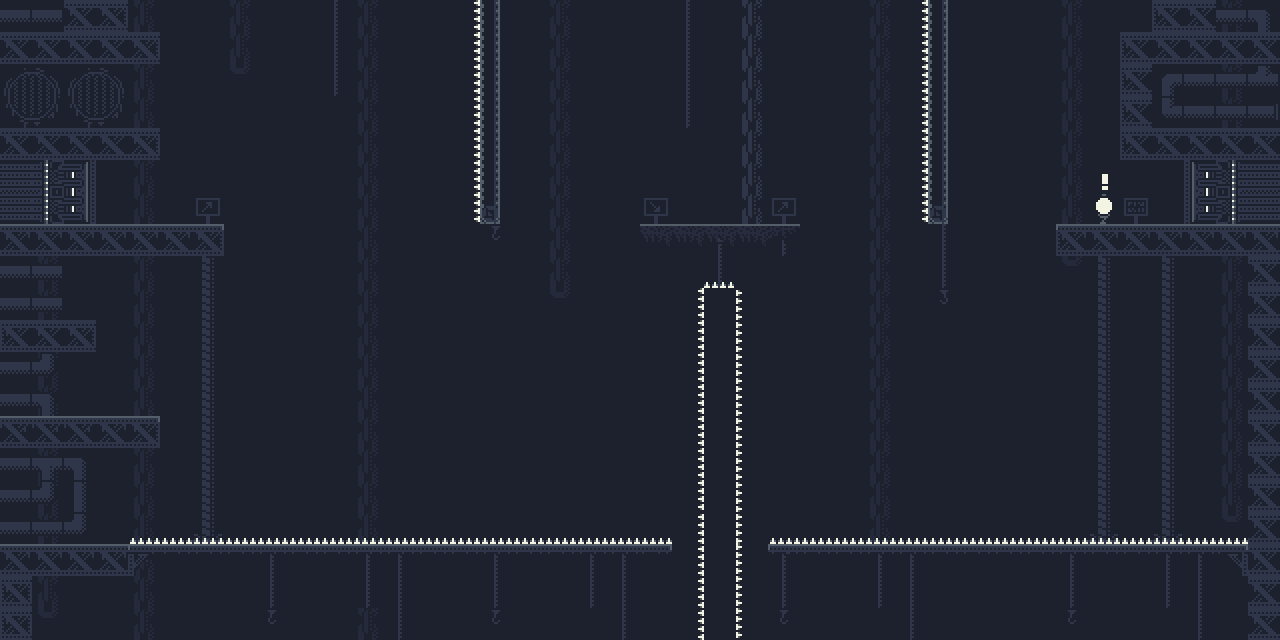

This game map was drawn from its Tiled (.tmx) file and the tilesets committed beside it. A one-line description and the full map source follow:
An orthogonal 40x20 tile map with 32x32 px tiles, 3 tile layers (Background, Ground, Foreground) and 3 objects (Spawn, Win).

<map version="1.10" tiledversion="1.12.1" orientation="orthogonal" renderorder="right-down" width="40" height="20" tilewidth="32" tileheight="32" infinite="0" backgroundcolor="#1d212d" nextlayerid="5" nextobjectid="8">
 <editorsettings>
  <export target="level9.json" format="json" />
 </editorsettings>
 <tileset firstgid="1" name="0x72-industrial-tileset-32px-extruded" tilewidth="32" tileheight="32" spacing="2" margin="1" tilecount="1024" columns="32">
  <image source="0x72-industrial-tileset-32px-extruded.png" width="1088" height="1088" />
  <tile id="5">
   <properties>
    <property name="collides" type="bool" value="true" />
   </properties>
  </tile>
  <tile id="12">
   <properties>
    <property name="collides" type="bool" value="true" />
   </properties>
  </tile>
  <tile id="13">
   <properties>
    <property name="collides" type="bool" value="true" />
   </properties>
  </tile>
  <tile id="14">
   <properties>
    <property name="collides" type="bool" value="true" />
   </properties>
  </tile>
  <tile id="15">
   <properties>
    <property name="collides" type="bool" value="true" />
   </properties>
  </tile>
  <tile id="19">
   <properties>
    <property name="collides" type="bool" value="true" />
   </properties>
  </tile>
  <tile id="20">
   <properties>
    <property name="collides" type="bool" value="true" />
   </properties>
  </tile>
  <tile id="21">
   <properties>
    <property name="collides" type="bool" value="true" />
   </properties>
  </tile>
  <tile id="32">
   <properties>
    <property name="collides" type="bool" value="true" />
   </properties>
  </tile>
  <tile id="33">
   <properties>
    <property name="collides" type="bool" value="true" />
   </properties>
  </tile>
  <tile id="34">
   <properties>
    <property name="collides" type="bool" value="true" />
   </properties>
  </tile>
  <tile id="35">
   <properties>
    <property name="collides" type="bool" value="true" />
   </properties>
  </tile>
  <tile id="36">
   <properties>
    <property name="collides" type="bool" value="true" />
   </properties>
  </tile>
  <tile id="37">
   <properties>
    <property name="collides" type="bool" value="true" />
   </properties>
  </tile>
  <tile id="38">
   <properties>
    <property name="collides" type="bool" value="true" />
   </properties>
  </tile>
  <tile id="39">
   <properties>
    <property name="collides" type="bool" value="true" />
   </properties>
  </tile>
  <tile id="40">
   <properties>
    <property name="collides" type="bool" value="true" />
   </properties>
  </tile>
  <tile id="41">
   <properties>
    <property name="collides" type="bool" value="true" />
   </properties>
  </tile>
  <tile id="42">
   <properties>
    <property name="collides" type="bool" value="true" />
   </properties>
  </tile>
  <tile id="43">
   <properties>
    <property name="collides" type="bool" value="true" />
   </properties>
  </tile>
  <tile id="52">
   <properties>
    <property name="collides" type="bool" value="true" />
   </properties>
  </tile>
  <tile id="53">
   <properties>
    <property name="collides" type="bool" value="true" />
    <property name="isPermanent" type="bool" value="true" />
   </properties>
  </tile>
  <tile id="76">
   <properties>
    <property name="collides" type="bool" value="true" />
    <property name="isSpike" type="bool" value="true" />
   </properties>
   <objectgroup draworder="index">
    <object id="5" x="2" y="26" width="30" height="6" />
   </objectgroup>
  </tile>
  <tile id="77">
   <properties>
    <property name="collides" type="bool" value="true" />
    <property name="isSpike" type="bool" value="true" />
   </properties>
  </tile>
  <tile id="78">
   <properties>
    <property name="collides" type="bool" value="true" />
    <property name="isSpike" type="bool" value="true" />
   </properties>
  </tile>
  <tile id="79">
   <properties>
    <property name="collides" type="bool" value="true" />
    <property name="isSpike" type="bool" value="true" />
   </properties>
  </tile>
  <tile id="84">
   <properties>
    <property name="collides" type="bool" value="true" />
   </properties>
  </tile>
  <tile id="85">
   <properties>
    <property name="collides" type="bool" value="true" />
   </properties>
  </tile>
  <tile id="86">
   <properties>
    <property name="collides" type="bool" value="true" />
   </properties>
  </tile>
  <tile id="87">
   <properties>
    <property name="collides" type="bool" value="true" />
   </properties>
  </tile>
  <tile id="88">
   <properties>
    <property name="collides" type="bool" value="true" />
   </properties>
  </tile>
  <tile id="89">
   <properties>
    <property name="collides" type="bool" value="true" />
   </properties>
  </tile>
  <tile id="108">
   <properties>
    <property name="collides" type="bool" value="true" />
    <property name="isSpike" type="bool" value="true" />
   </properties>
  </tile>
  <tile id="109">
   <properties>
    <property name="collides" type="bool" value="true" />
    <property name="isSpike" type="bool" value="true" />
   </properties>
  </tile>
  <tile id="110">
   <properties>
    <property name="collides" type="bool" value="true" />
    <property name="isSpike" type="bool" value="true" />
   </properties>
  </tile>
  <tile id="111">
   <properties>
    <property name="collides" type="bool" value="true" />
    <property name="isSpike" type="bool" value="true" />
   </properties>
  </tile>
  <tile id="116">
   <properties>
    <property name="collides" type="bool" value="true" />
   </properties>
  </tile>
  <tile id="117">
   <properties>
    <property name="collides" type="bool" value="true" />
   </properties>
  </tile>
  <tile id="118">
   <properties>
    <property name="collides" type="bool" value="true" />
   </properties>
  </tile>
  <tile id="119">
   <properties>
    <property name="collides" type="bool" value="true" />
   </properties>
  </tile>
  <tile id="120">
   <properties>
    <property name="collides" type="bool" value="true" />
   </properties>
  </tile>
  <tile id="121">
   <properties>
    <property name="collides" type="bool" value="true" />
   </properties>
  </tile>
  <tile id="152">
   <properties>
    <property name="collides" type="bool" value="true" />
   </properties>
  </tile>
  <tile id="153">
   <properties>
    <property name="collides" type="bool" value="true" />
   </properties>
  </tile>
  <tile id="196">
   <properties>
    <property name="collides" type="bool" value="true" />
   </properties>
  </tile>
  <tile id="197">
   <properties>
    <property name="collides" type="bool" value="true" />
   </properties>
  </tile>
  <tile id="198">
   <properties>
    <property name="collides" type="bool" value="true" />
   </properties>
  </tile>
  <tile id="199">
   <properties>
    <property name="collides" type="bool" value="true" />
   </properties>
  </tile>
  <tile id="200">
   <properties>
    <property name="collides" type="bool" value="true" />
   </properties>
  </tile>
  <tile id="201">
   <properties>
    <property name="collides" type="bool" value="true" />
   </properties>
  </tile>
  <tile id="228">
   <properties>
    <property name="collides" type="bool" value="true" />
   </properties>
  </tile>
  <tile id="229">
   <properties>
    <property name="collides" type="bool" value="true" />
   </properties>
  </tile>
  <tile id="230">
   <properties>
    <property name="collides" type="bool" value="true" />
   </properties>
  </tile>
  <tile id="231">
   <properties>
    <property name="collides" type="bool" value="true" />
   </properties>
  </tile>
  <tile id="232">
   <properties>
    <property name="collides" type="bool" value="true" />
   </properties>
  </tile>
  <tile id="233">
   <properties>
    <property name="collides" type="bool" value="true" />
   </properties>
  </tile>
  <tile id="256">
   <properties>
    <property name="collides" type="bool" value="true" />
   </properties>
  </tile>
  <tile id="257">
   <properties>
    <property name="collides" type="bool" value="true" />
   </properties>
  </tile>
  <tile id="258">
   <properties>
    <property name="collides" type="bool" value="true" />
   </properties>
  </tile>
  <tile id="259">
   <properties>
    <property name="collides" type="bool" value="true" />
   </properties>
  </tile>
  <tile id="288">
   <properties>
    <property name="collides" type="bool" value="true" />
   </properties>
  </tile>
  <tile id="289">
   <properties>
    <property name="collides" type="bool" value="true" />
   </properties>
  </tile>
  <tile id="290">
   <properties>
    <property name="collides" type="bool" value="true" />
   </properties>
  </tile>
  <tile id="291">
   <properties>
    <property name="collides" type="bool" value="true" />
   </properties>
  </tile>
  <tile id="320">
   <properties>
    <property name="collides" type="bool" value="true" />
   </properties>
  </tile>
  <tile id="321">
   <properties>
    <property name="collides" type="bool" value="true" />
   </properties>
  </tile>
  <tile id="322">
   <properties>
    <property name="collides" type="bool" value="true" />
   </properties>
  </tile>
  <tile id="323">
   <properties>
    <property name="collides" type="bool" value="true" />
   </properties>
  </tile>
 </tileset>
 <layer id="1" name="Background" width="40" height="20">
  <data encoding="csv">
0,0,0,0,23,0,0,23,0,0,97,23,0,0,0,0,0,23,0,0,0,97,0,0,0,0,0,23,0,0,0,0,0,23,0,0,0,0,23,0,
0,0,0,0,23,0,0,23,0,0,97,23,0,0,0,0,0,23,0,0,0,97,0,0,0,0,0,23,0,0,0,0,0,23,0,0,0,0,23,0,
0,0,0,0,23,0,0,55,0,0,97,23,0,0,0,0,0,23,0,0,0,97,0,0,0,0,0,23,0,0,0,0,0,23,0,0,0,0,23,0,
0,0,0,0,23,0,0,0,0,0,0,23,0,0,0,0,0,23,0,0,0,97,0,0,0,0,0,23,0,0,0,0,0,23,0,0,0,0,23,0,
0,0,0,0,23,0,0,0,0,0,0,23,0,0,0,0,0,23,0,0,0,0,0,0,0,0,0,23,0,0,0,0,0,23,0,0,0,0,23,0,
0,0,0,0,23,0,0,0,0,0,0,23,0,0,0,0,0,23,0,0,0,0,0,0,0,0,0,23,0,0,0,0,0,23,0,0,0,0,23,0,
0,0,0,0,23,0,209,0,0,0,0,23,0,0,0,0,0,23,0,0,177,0,0,0,209,0,0,23,0,0,0,0,0,23,0,236,0,0,23,0,
0,0,0,0,23,0,0,0,0,0,0,23,0,0,0,0,0,23,0,0,0,0,97,0,97,0,0,23,0,0,0,0,0,23,0,0,0,0,23,0,
0,23,0,0,23,0,146,0,0,0,0,23,0,0,0,0,0,23,0,0,0,0,97,0,0,0,0,23,0,0,0,0,0,55,146,0,146,0,23,0,
0,23,0,0,23,0,146,0,0,0,0,23,0,0,0,0,0,55,0,0,0,0,0,0,0,0,0,23,0,0,0,0,0,0,146,0,146,0,23,0,
0,23,0,0,23,0,146,0,0,0,0,23,0,0,0,0,0,0,0,0,0,0,0,0,0,0,0,23,0,0,0,0,0,0,146,0,146,0,23,0,
0,23,0,0,23,0,146,0,0,0,0,23,0,0,0,0,0,0,0,0,0,0,0,0,0,0,0,23,0,0,0,0,0,0,146,0,146,0,23,0,
0,23,0,0,23,0,146,0,0,0,0,23,0,0,0,0,0,0,0,0,0,0,0,0,0,0,0,23,0,0,0,0,0,0,146,0,146,0,23,0,
0,23,0,0,23,0,146,0,0,0,0,23,0,0,0,0,0,0,0,0,0,0,0,0,0,0,0,23,0,0,0,0,0,0,146,0,146,0,23,0,
0,23,0,0,23,0,146,0,0,0,0,23,0,0,0,0,0,0,0,0,0,0,0,0,0,0,0,23,0,0,0,0,0,0,146,0,146,0,23,0,
0,23,0,0,23,0,146,0,0,0,0,23,0,0,0,0,0,0,0,0,0,0,0,0,0,0,0,23,0,0,0,0,0,0,146,0,146,0,23,0,
0,23,0,0,23,0,178,0,0,0,0,23,0,0,0,0,0,0,0,0,0,0,0,0,0,0,0,23,0,0,0,0,0,0,178,0,178,0,55,0,
0,23,0,0,23,0,0,0,97,0,0,97,97,0,0,97,0,0,97,97,0,0,0,0,97,0,0,97,97,0,0,0,0,97,0,0,97,97,0,0,
54,23,0,0,23,0,0,0,97,0,0,97,97,0,0,97,0,0,97,97,0,0,0,0,97,0,0,97,97,0,0,0,0,97,0,0,97,97,0,0,
54,55,0,0,23,0,0,0,129,0,0,23,97,0,0,129,0,0,0,97,0,0,0,0,129,0,0,0,97,0,0,0,0,129,0,0,0,97,0,0
</data>
 </layer>
 <layer id="2" name="Ground" width="40" height="20">
  <data encoding="csv">
237,237,21,22,0,0,0,0,0,0,0,0,0,0,1610612813,1610612994,0,0,0,0,0,0,0,0,0,0,0,0,1610612813,1610612994,0,0,0,0,0,0,20,21,237,238,
21,21,21,21,22,0,0,0,0,0,0,0,0,0,1610612813,1610612994,0,0,0,0,0,0,0,0,0,0,0,0,1610612813,1610612994,0,0,0,0,0,20,21,21,21,21,
66,67,66,67,0,0,0,0,0,0,0,0,0,0,1610612813,1610612994,0,0,0,0,0,0,0,0,0,0,0,0,1610612813,1610612994,0,0,0,0,0,20,268,237,237,269,
98,99,98,99,0,0,0,0,0,0,0,0,0,0,1610612813,1610612994,0,0,0,0,0,0,0,0,0,0,0,0,1610612813,1610612994,0,0,0,0,0,20,300,237,237,302,
21,21,21,21,22,0,0,0,0,0,0,0,0,0,1610612813,1610612994,0,0,0,0,0,0,0,0,0,0,0,0,1610612813,1610612994,0,0,0,0,0,20,21,21,21,21,
199,201,202,0,0,0,0,0,0,0,0,0,0,0,1610612813,1610612994,0,0,0,0,0,0,0,0,0,0,0,0,1610612813,1610612994,0,0,0,0,0,0,0,197,198,199,
231,233,234,0,0,0,0,0,0,0,0,0,0,0,1610612813,1610612993,0,0,0,0,0,0,0,0,0,0,0,0,1610612813,1610612993,0,0,0,0,0,0,0,229,230,231,
15,15,15,15,15,15,16,0,0,0,0,0,0,0,0,0,0,0,0,0,40,40,40,40,44,0,0,0,0,0,0,0,0,13,15,15,15,15,15,15,
237,237,0,0,0,0,0,0,0,0,0,0,0,0,0,0,0,0,0,0,0,0,2147483725,0,0,0,0,0,0,0,0,0,0,0,0,0,0,0,0,21,
237,237,0,0,0,0,0,0,0,0,0,0,0,0,0,0,0,0,0,0,0,1610612813,0,2684354637,0,0,0,0,0,0,0,0,0,0,0,0,0,0,0,21,
20,21,22,0,0,0,0,0,0,0,0,0,0,0,0,0,0,0,0,0,0,1610612813,0,2684354637,0,0,0,0,0,0,0,0,0,0,0,0,0,0,0,21,
237,270,0,0,0,0,0,0,0,0,0,0,0,0,0,0,0,0,0,0,0,1610612813,0,2684354637,0,0,0,0,0,0,0,0,0,0,0,0,0,0,0,21,
237,238,0,0,0,0,0,0,0,0,0,0,0,0,0,0,0,0,0,0,0,1610612813,0,2684354637,0,0,0,0,0,0,0,0,0,0,0,0,0,0,0,21,
14,14,14,15,16,0,0,0,0,0,0,0,0,0,0,0,0,0,0,0,0,1610612813,0,2684354637,0,0,0,0,0,0,0,0,0,0,0,0,0,0,0,21,
237,301,238,0,0,0,0,0,0,0,0,0,0,0,0,0,0,0,0,0,0,1610612813,0,2684354637,0,0,0,0,0,0,0,0,0,0,0,0,0,0,0,21,
237,270,367,0,0,0,0,0,0,0,0,0,0,0,0,0,0,0,0,0,0,1610612813,0,2684354637,0,0,0,0,0,0,0,0,0,0,0,0,0,0,0,21,
237,237,270,0,77,77,77,77,77,77,77,77,77,77,77,77,77,77,77,77,77,536870989,0,2684354637,77,77,77,77,77,77,77,77,77,77,77,77,77,77,77,21,
15,15,15,15,121,19,19,19,19,19,19,19,19,19,19,19,19,19,19,19,112,536870989,0,3758096461,109,19,19,19,19,19,19,19,19,19,19,19,19,19,122,21,
0,0,0,0,0,0,0,0,0,0,0,0,0,0,0,0,0,0,0,0,0,536870989,0,3758096461,0,0,0,0,0,0,0,0,0,0,0,0,0,0,0,21,
0,0,0,0,0,0,0,0,0,0,0,0,0,0,0,0,0,0,0,0,0,536870989,0,3758096461,0,0,0,0,0,0,0,0,0,0,0,0,0,0,0,21
</data>
 </layer>
 <layer id="3" name="Foreground" width="40" height="20">
  <data encoding="csv">
0,0,0,0,0,0,0,0,0,0,0,0,0,0,0,97,0,0,0,0,0,0,0,9,0,0,0,0,0,97,0,0,0,0,0,0,0,0,0,0,
0,0,0,0,0,0,0,0,0,0,0,0,0,0,0,97,0,0,0,0,0,0,0,9,0,0,0,0,0,97,0,0,0,0,0,0,0,0,0,0,
0,0,0,0,0,0,0,0,0,0,0,0,0,0,0,97,0,0,0,0,0,0,0,9,0,0,0,0,0,97,0,0,0,0,0,0,0,0,0,0,
0,0,0,0,0,0,0,0,0,0,0,0,0,0,0,97,0,0,0,0,0,0,0,9,0,0,0,0,0,97,0,0,0,0,0,0,0,0,0,0,
0,0,0,0,0,0,0,0,0,0,0,0,0,0,0,97,0,0,0,0,0,0,0,9,0,0,0,0,0,97,0,0,0,0,0,0,0,0,0,0,
0,0,0,0,0,0,0,0,0,0,0,0,0,0,0,97,0,0,0,0,0,0,0,9,0,0,0,0,0,97,0,0,0,0,646,0,0,0,0,0,
0,0,0,0,0,0,0,0,0,0,0,0,0,0,0,97,0,0,0,0,0,0,0,9,0,0,0,0,0,97,0,0,0,0,317,0,0,0,0,0,
0,0,0,0,0,0,0,0,0,0,0,0,0,0,0,129,0,0,0,0,0,0,0,0,0,0,0,0,0,97,0,0,0,0,0,0,0,0,0,0,
0,0,0,0,0,0,0,0,0,0,0,0,0,0,0,0,0,0,0,0,0,0,0,0,0,0,0,0,0,97,0,0,0,0,0,0,0,0,0,0,
0,0,0,0,0,0,0,0,0,0,0,0,0,0,0,0,0,0,0,0,0,0,0,0,0,0,0,0,0,161,0,0,0,0,0,0,0,0,0,0,
0,0,0,0,0,0,0,0,0,0,0,0,0,0,0,0,0,0,0,0,0,0,0,0,0,0,0,0,0,0,0,0,0,0,0,0,0,0,0,0,
0,0,0,0,0,0,0,0,0,0,0,0,0,0,0,0,0,0,0,0,0,0,0,0,0,0,0,0,0,0,0,0,0,0,0,0,0,0,0,0,
0,0,0,0,0,0,0,0,0,0,0,0,0,0,0,0,0,0,0,0,0,0,0,0,0,0,0,0,0,0,0,0,0,0,0,0,0,0,0,0,
0,0,0,0,0,0,0,0,0,0,0,0,0,0,0,0,0,0,0,0,0,0,0,0,0,0,0,0,0,0,0,0,0,0,0,0,0,0,0,0,
0,0,0,0,0,0,0,0,0,0,0,0,0,0,0,0,0,0,0,0,0,0,0,0,0,0,0,0,0,0,0,0,0,0,0,0,0,0,0,0,
0,0,0,0,0,0,0,0,0,0,0,0,0,0,0,0,0,0,0,0,0,0,0,0,0,0,0,0,0,0,0,0,0,0,0,0,0,0,0,0,
0,0,0,0,0,0,0,0,0,0,0,0,0,0,0,0,0,0,0,0,0,0,0,0,0,0,0,0,0,0,0,0,0,0,0,0,0,0,0,0,
0,0,0,0,0,0,0,0,0,0,0,0,0,0,0,0,0,0,0,0,0,0,0,0,0,0,0,0,0,0,0,0,0,0,0,0,0,0,0,0,
0,0,0,0,0,0,0,0,0,0,0,0,0,0,0,0,0,0,0,0,0,0,0,0,0,0,0,0,0,0,0,0,0,0,0,0,0,0,0,0,
0,0,0,0,0,0,0,0,0,0,0,0,0,0,0,0,0,0,0,0,0,0,0,0,0,0,0,0,0,0,0,0,0,0,0,0,0,0,0,0
</data>
 </layer>
 <objectgroup id="4" name="Objects">
  <object id="1" name="Spawn" x="176" y="192">
   <point />
  </object>
  <object id="7" name="Win" x="1104" y="208">
   <point />
  </object>
 </objectgroup>
</map>
